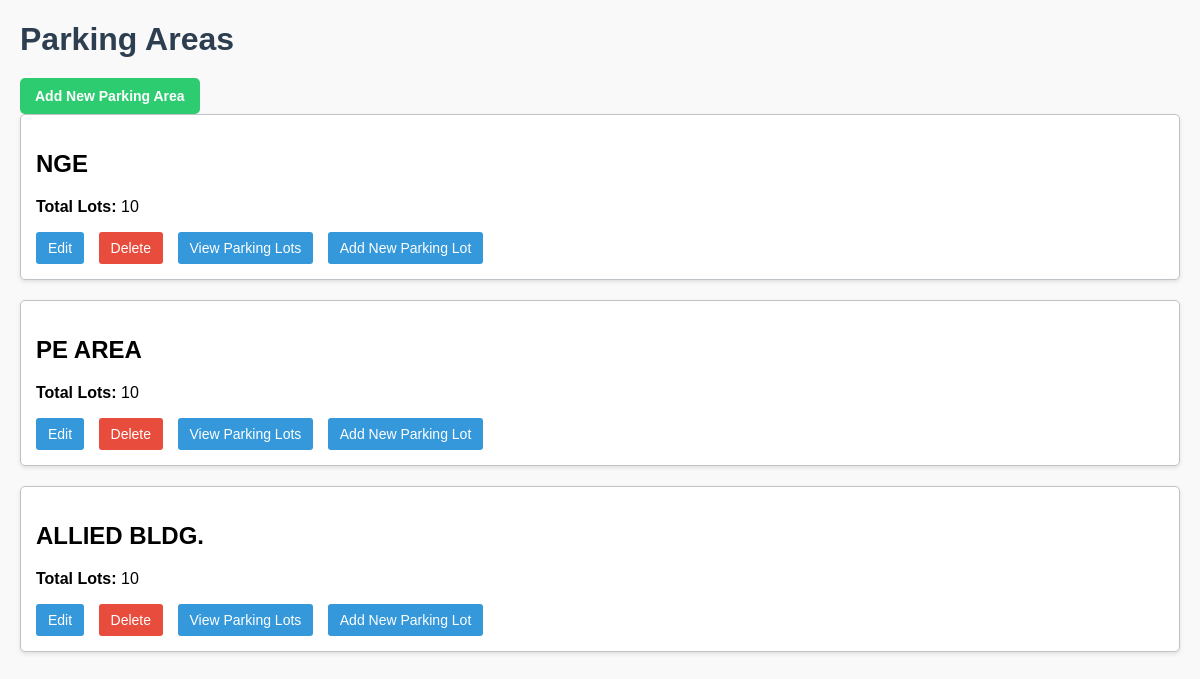
The page /api/parking-areas/ on the database its author committed.
### myapp/models.py (models this page shows, shortened)
class ParkingArea(models.Model):
    parking_area_id = models.AutoField(primary_key=True)
    parking_location = models.CharField(max_length=100)

### myapp/views.py (the view)
# urls.py: path('parking-areas/', views.parking_area_list, name='parking_area_list'),
def parking_area_list(request):
    parking_areas = ParkingArea.objects.all()
    return render(request, 'parking/parking_area_list.html', {'parking_areas': parking_areas})

### myapp/templates/parking/parking_area_list.html (shortened to what this page needs)
<!DOCTYPE html>
<html lang="en">
<head>
</head>
<body>
    <h1>Parking Areas</h1>
    <a href="{% url 'parking_area_create' %}" class="add-button">Add New Parking Area</a>
    <div id="parking-areas">
        {% for area in parking_areas %}
            <div class="area">
                <h2>{{ area.parking_location }}</h2>
                <p><strong>Total Lots:</strong> {{ area.parking_lots.count }}</p>
                <a href="{% url 'parking_area_update' area.pk %}" class="view-button">Edit</a>
                <form action="{% url 'parking_area_delete' area.pk %}" method="post" style="display:inline;">
                    <button type="submit" class="status-button">Delete</button>
                </form>
                <a href="{% url 'parking_lot_list' area.pk %}" class="view-button">View Parking Lots</a>
                <a href="{% url 'parking_lot_create' area_id=area.parking_area_id %}" class="view-button">Add New Parking Lot</a>
            </div>
        {% empty %}
            <p class="empty-message">No parking areas available. Start by adding a new parking area.</p>
        {% endfor %}
    </div>
</body>
</html>

### myapp/templates/parking/parking_area_list.html (style rules this page uses)
body { font-family: Arial, sans-serif; margin: 20px; background-color: #f9f9f9; }
h1 { color: #2c3e50; margin-bottom: 20px; }
.area { border: 1px solid #bdc3c7; border-radius: 5px; padding: 15px; margin-bottom: 20px; background-color: #ffffff; box-shadow: 0 2px 4px rgba(0, 0, 0, 0.1); }
a, button { text-decoration: none; margin-right: 10px; font-size: 14px; }
.add-button { display: inline-block; padding: 10px 15px; background-color: #2ecc71; color: white; border: none; border-radius: 5px; cursor: pointer; font-weight: bold; }
.status-button { padding: 8px 12px; border: none; border-radius: 3px; background-color: #e74c3c; color: white; cursor: pointer; }
.view-button { padding: 8px 12px; border: none; border-radius: 3px; background-color: #3498db; color: white; cursor: pointer; text-decoration: none; }

### rows shown on the page
ParkingArea: parking_location "NGE", parking_lots.count "10"
ParkingArea: parking_location "PE AREA", parking_lots.count "10"
ParkingArea: parking_location "ALLIED BLDG.", parking_lots.count "10"
